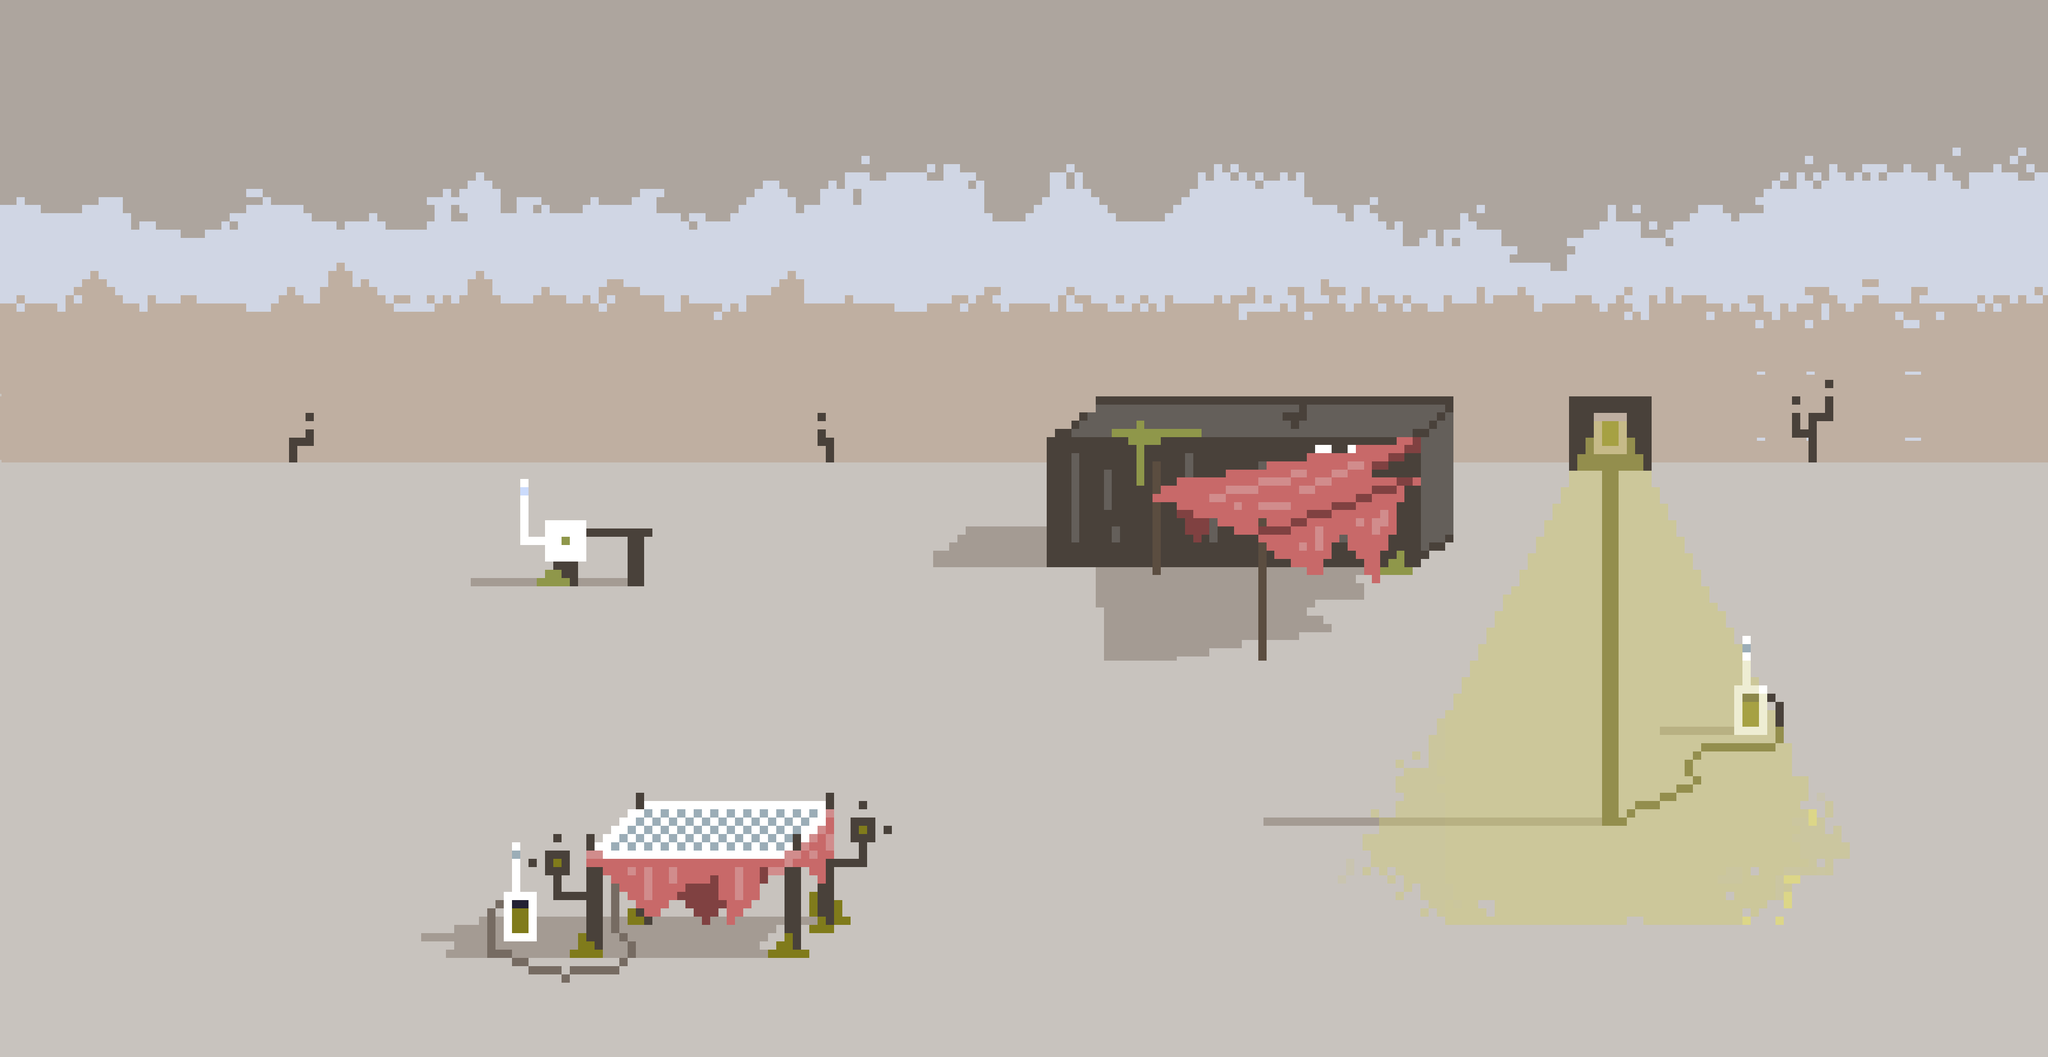

This is a level from a 2D game, rendered from its Tiled map with the project's own tilesets. A one-line summary and the complete map file follow:
An orthogonal 31x16 tile map with 128x128 px tiles, 4 tile layers (Sky, Platform, Background, Foreground), 8 tilesets.

<map version="1.9" tiledversion="1.9.0" orientation="orthogonal" renderorder="right-down" width="31" height="16" tilewidth="128" tileheight="128" infinite="0" backgroundcolor="#c8c3be" nextlayerid="5" nextobjectid="1">
 <editorsettings>
  <export target="newMap.json" format="json" />
 </editorsettings>
 <tileset firstgid="1" source="background.tsx" />
 <tileset firstgid="466" source="container_zelt_65x35.tsx" />
 <tileset firstgid="498" source="lantern_off_24x60.tsx" />
 <tileset firstgid="570" source="zelt_57x23.tsx" />
 <tileset firstgid="594" source="com_22x13.tsx" />
 <tileset firstgid="600" source="small_lantern1.tsx" />
 <tileset firstgid="602" source="small_lantern2.tsx" />
 <tileset firstgid="603" source="small_lantern3.tsx" />
 <layer id="1" name="Sky" width="31" height="16">
  <data encoding="csv">
1,2,3,4,5,6,7,8,9,10,11,12,13,14,15,16,17,18,19,20,21,22,23,24,25,26,27,28,29,30,31,
32,33,34,35,36,37,38,39,40,41,42,43,44,45,46,47,48,49,50,51,52,53,54,55,56,57,58,59,60,61,62,
63,64,65,66,67,68,69,70,71,72,73,74,75,76,77,78,79,80,81,82,83,84,85,86,87,88,89,90,91,92,93,
94,95,96,97,98,99,100,101,102,103,104,105,106,107,108,109,110,111,112,113,114,115,116,117,118,119,120,121,122,123,124,
125,126,127,128,129,130,131,132,133,134,135,136,137,138,139,140,141,142,143,144,145,146,147,148,149,150,151,152,153,154,155,
156,157,158,159,160,161,162,163,164,165,166,167,168,169,170,171,172,173,174,175,176,177,178,179,180,181,182,183,184,185,186,
156,157,158,159,160,161,162,163,164,165,166,167,168,169,170,171,172,173,174,175,176,177,178,179,180,181,182,183,184,185,186,
0,0,0,0,0,0,0,0,0,0,0,0,0,0,0,0,0,0,0,0,0,0,0,0,0,0,0,0,0,0,0,
0,0,0,0,0,0,0,0,0,0,0,0,0,0,0,0,0,0,0,0,0,0,0,0,0,0,0,0,0,0,0,
0,0,0,0,0,0,0,0,0,0,0,0,0,0,0,0,0,0,0,0,0,0,0,0,0,0,0,0,0,0,0,
0,0,0,0,0,0,0,0,0,0,0,0,0,0,0,0,0,0,0,0,0,0,0,0,0,0,0,0,0,0,0,
0,0,0,0,0,0,0,0,0,0,0,0,0,0,0,0,0,0,0,0,0,0,0,0,0,0,0,0,0,0,0,
0,0,0,0,0,0,0,0,0,0,0,0,0,0,0,0,0,0,0,0,0,0,0,0,0,0,0,0,0,0,0,
0,0,0,0,0,0,0,0,0,0,0,0,0,0,0,0,0,0,0,0,0,0,0,0,0,0,0,0,0,0,0,
0,0,0,0,0,0,0,0,0,0,0,0,0,0,0,0,0,0,0,0,0,0,0,0,0,0,0,0,0,0,0,
0,0,0,0,0,0,0,0,0,0,0,0,0,0,0,0,0,0,0,0,0,0,0,0,0,0,0,0,0,0,0
</data>
 </layer>
 <layer id="2" name="Platform" width="31" height="16">
  <data encoding="csv">
0,0,0,0,0,0,0,0,0,0,0,0,0,0,0,0,0,0,0,0,0,0,0,0,0,0,0,0,0,0,0,
0,0,0,0,0,0,0,0,0,0,0,0,0,0,0,0,0,0,0,0,0,0,0,0,0,0,0,0,0,0,0,
0,0,0,0,0,0,0,0,0,0,0,0,0,0,0,0,0,0,0,0,0,0,0,0,0,0,0,0,0,0,0,
0,0,0,0,0,0,0,0,0,0,0,0,0,0,0,0,0,0,0,0,0,0,0,0,0,0,0,0,0,0,0,
0,0,0,0,0,0,0,0,0,0,0,0,0,0,0,0,0,0,0,0,0,0,0,0,0,0,0,0,0,0,0,
0,0,0,0,0,0,0,0,0,0,0,0,0,0,0,0,0,0,0,0,0,0,0,0,0,0,0,0,0,0,0,
0,0,0,0,0,0,0,0,0,0,0,0,0,0,0,0,0,0,0,0,0,0,0,0,0,0,0,0,0,0,0,
0,0,0,0,0,0,0,0,0,0,0,0,0,0,0,0,0,0,0,0,0,0,0,0,0,0,0,0,0,0,0,
0,0,0,0,0,0,0,0,0,0,0,0,0,0,0,0,0,0,0,0,0,0,0,0,0,0,0,0,0,0,0,
0,0,0,0,0,0,0,0,0,0,0,0,0,0,0,0,0,0,0,0,0,0,0,0,0,0,0,0,0,0,0,
0,0,0,0,0,0,0,0,0,0,0,0,0,0,0,0,0,0,0,0,0,0,0,0,0,0,0,0,0,0,0,
311,312,313,314,315,316,317,318,319,320,321,322,323,324,325,326,327,328,329,330,331,332,333,334,335,336,337,338,339,340,341,
0,0,0,0,0,0,0,0,0,0,0,0,0,0,0,0,0,0,0,0,0,0,0,0,0,0,0,0,0,0,0,
0,0,0,0,0,0,0,0,0,0,0,0,0,0,0,0,0,0,0,0,0,0,0,0,0,0,0,0,0,0,0,
0,0,0,0,0,0,0,0,0,0,0,0,0,0,0,0,0,0,0,0,0,0,0,0,0,0,0,0,0,0,0,
0,0,0,0,0,0,0,0,0,0,0,0,0,0,0,0,0,0,0,0,0,0,0,0,0,0,0,0,0,0,0
</data>
 </layer>
 <layer id="3" name="Background" width="31" height="16">
  <data encoding="csv">
0,0,0,0,0,0,0,0,0,0,0,0,0,0,0,0,0,0,0,0,0,0,0,0,0,0,0,0,0,0,0,
0,0,0,0,0,0,0,0,0,0,0,0,0,0,0,0,0,0,0,0,0,0,0,0,0,0,0,0,0,0,0,
0,0,0,0,0,0,0,0,0,0,0,0,0,0,0,0,0,0,0,0,0,0,0,0,0,0,0,0,0,0,0,
0,0,0,0,0,0,0,0,0,0,0,0,0,0,0,0,0,0,0,0,0,0,0,0,0,0,0,0,0,0,0,
0,0,0,0,0,0,0,0,0,0,0,0,0,0,0,0,0,0,0,0,0,0,0,0,0,0,0,0,0,0,0,
0,0,0,0,0,0,0,0,0,0,0,0,0,0,0,0,0,0,0,0,0,0,0,0,0,0,0,600,0,0,0,
0,0,0,0,603,0,0,0,0,0,0,0,602,0,466,467,468,469,470,471,472,473,0,0,0,0,0,601,0,0,0,
0,0,0,0,0,0,0,594,595,596,0,0,0,0,474,475,476,477,478,479,480,481,0,0,0,0,0,0,0,0,0,
0,0,0,0,0,0,0,597,598,599,0,0,0,0,482,483,484,485,486,487,488,489,0,0,0,0,0,0,0,0,0,
0,0,0,0,0,0,0,0,0,0,0,0,0,0,490,491,492,493,494,495,496,497,0,0,0,0,0,0,0,0,0,
0,0,0,0,0,0,0,0,0,0,0,0,0,0,0,0,0,0,0,0,0,0,0,0,0,0,0,0,0,0,0,
0,0,0,0,0,0,0,0,0,0,0,0,0,0,0,0,0,0,0,0,0,0,0,0,0,0,0,0,0,0,0,
0,0,0,0,0,0,0,0,0,0,0,0,0,0,0,0,0,0,0,0,0,0,0,0,0,0,0,0,0,0,0,
0,0,0,0,0,0,0,0,0,0,0,0,0,0,0,0,0,0,0,0,0,0,0,0,0,0,0,0,0,0,0,
0,0,0,0,0,0,0,0,0,0,0,0,0,0,0,0,0,0,0,0,0,0,0,0,0,0,0,0,0,0,0,
0,0,0,0,0,0,0,0,0,0,0,0,0,0,0,0,0,0,0,0,0,0,0,0,0,0,0,0,0,0,0
</data>
 </layer>
 <layer id="4" name="Foreground" width="31" height="16">
  <data encoding="csv">
0,0,0,0,0,0,0,0,0,0,0,0,0,0,0,0,0,0,0,0,0,0,0,0,0,0,0,0,0,0,0,
0,0,0,0,0,0,0,0,0,0,0,0,0,0,0,0,0,0,0,0,0,0,0,0,0,0,0,0,0,0,0,
0,0,0,0,0,0,0,0,0,0,0,0,0,0,0,0,0,0,0,0,0,0,0,0,0,0,0,0,0,0,0,
0,0,0,0,0,0,0,0,0,0,0,0,0,0,0,0,0,0,0,0,0,0,0,0,0,0,0,0,0,0,0,
0,0,0,0,0,0,0,0,0,0,0,0,0,0,0,0,0,0,0,0,0,0,0,0,0,0,0,0,0,0,0,
0,0,0,0,0,0,0,0,0,0,0,0,0,0,0,0,0,0,0,0,0,0,0,0,0,0,0,0,0,0,0,
0,0,0,0,0,0,0,0,0,0,0,0,0,0,0,0,0,0,0,498,499,500,501,502,503,504,505,506,0,0,0,
0,0,0,0,0,0,0,0,0,0,0,0,0,0,0,0,0,0,0,507,508,509,510,511,512,513,514,515,0,0,0,
0,0,0,0,0,0,0,0,0,0,0,0,0,0,0,0,0,0,0,516,517,518,519,520,521,522,523,524,0,0,0,
0,0,0,0,0,0,0,0,0,0,0,0,0,0,0,0,0,0,0,525,526,527,528,529,530,531,532,533,0,0,0,
0,0,0,0,0,0,0,0,570,0,0,0,0,0,0,0,0,0,0,534,535,536,537,538,539,540,541,542,0,0,0,
0,0,0,0,0,0,0,0,0,0,0,0,0,0,0,0,0,0,0,543,544,545,546,547,548,549,550,551,0,0,0,
0,0,0,0,0,0,570,571,572,573,574,575,576,577,0,0,0,0,0,552,553,554,555,556,557,558,559,560,0,0,0,
0,0,0,0,0,0,578,579,580,581,582,583,584,585,0,0,0,0,0,561,562,563,564,565,566,567,568,569,0,0,0,
0,0,0,0,0,0,586,587,588,589,590,591,592,593,0,0,0,0,0,0,0,0,0,0,0,0,0,0,0,0,0,
0,0,0,0,0,0,0,0,0,0,0,0,0,0,0,0,0,0,0,0,0,0,0,0,0,0,0,0,0,0,0
</data>
 </layer>
</map>
